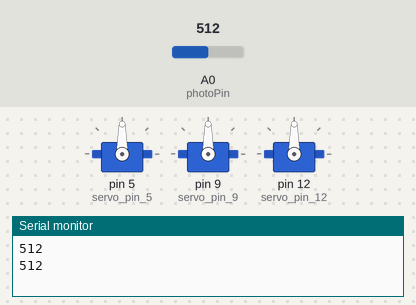
Bench run of a sketch on a simulated Arduino Uno, built with avr-gcc and run on an emulated ATmega328P. Parts: 3 × servo, the last lines printed to the serial monitor. The test bench sets the inputs (shaded band); at power-on: A0 (photoPin) = 512.

Above: at 2.8 s.
2.9 s: A0 (photoPin) set to 0
At 6.8 s:
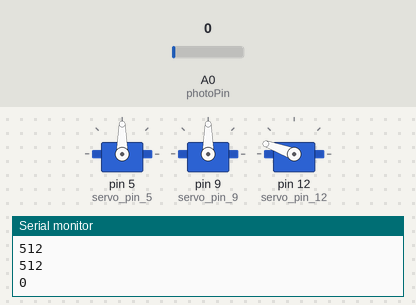
At 7.8 s:
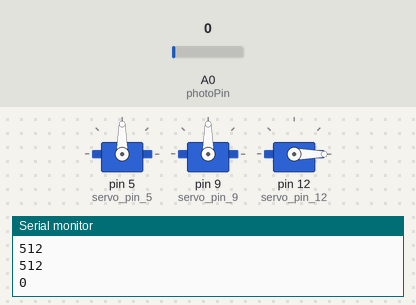
8.9 s: A0 (photoPin) set to 122
12.5 s: A0 (photoPin) set to 0
At 16.8 s:
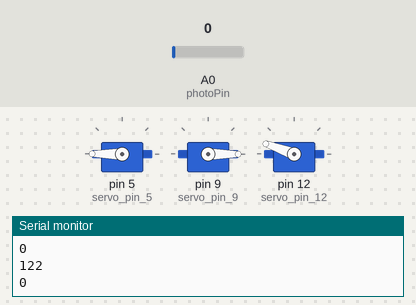
18.5 s: A0 (photoPin) set to 306
Timing chart, 0 to 22.2 s (numbered marks = the images above; inputs shaded):
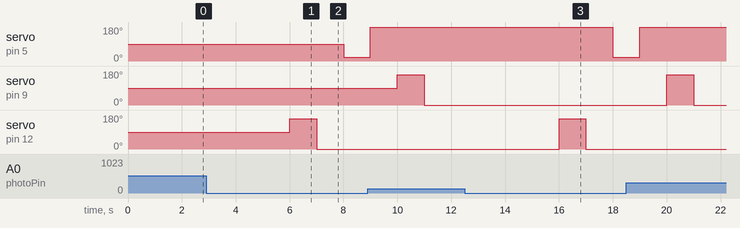

Measured:
- after the input at 2.9 s, servo on pin 5 (servo_pin_5): 90° → 20° after 5.1 s; servo on pin 12 (servo_pin_12): 90° → 160° after 3.1 s, → 0° 1.0 s later
- after the input at 12.5 s, servo on pin 5 (servo_pin_5): 180° → 20° after 5.5 s; servo on pin 12 (servo_pin_12): 0° → 160° after 3.5 s, → 0° 1.0 s later

The sketch:

automaticmode.ino
```cpp
// this is just automatic mode

int photoPin = A0;
#include <Servo.h>
Servo servo_pin_5; // initialize servos
Servo servo_pin_9;
Servo servo_pin_12;

void setup() {
  servo_pin_5.attach(5);
  servo_pin_9.attach(9);
  servo_pin_12.attach(12);
  Serial.begin(9600);

}

void loop() {
  int light = analogRead(photoPin);
  Serial.println(light);
  delay(2000);
  if (light == 0)
  {
    servo_pin_12.write(160); // turn motor 1 160 degrees
    delay(1000);
    servo_pin_12.write(0); // turn motor back to 0 degrees
    delay(1000);
    servo_pin_5.write(20); // motor 2 20 degrees
    delay(1000);
    servo_pin_5.write(180); // motor 2 back to 180 degrees
    delay(1000);
    servo_pin_9.write(160); // motor 3 160 degrees
    delay(1000);
    servo_pin_9.write(0); // motor 3 back to 0 degrees
    delay(1000);
  }

}
```
